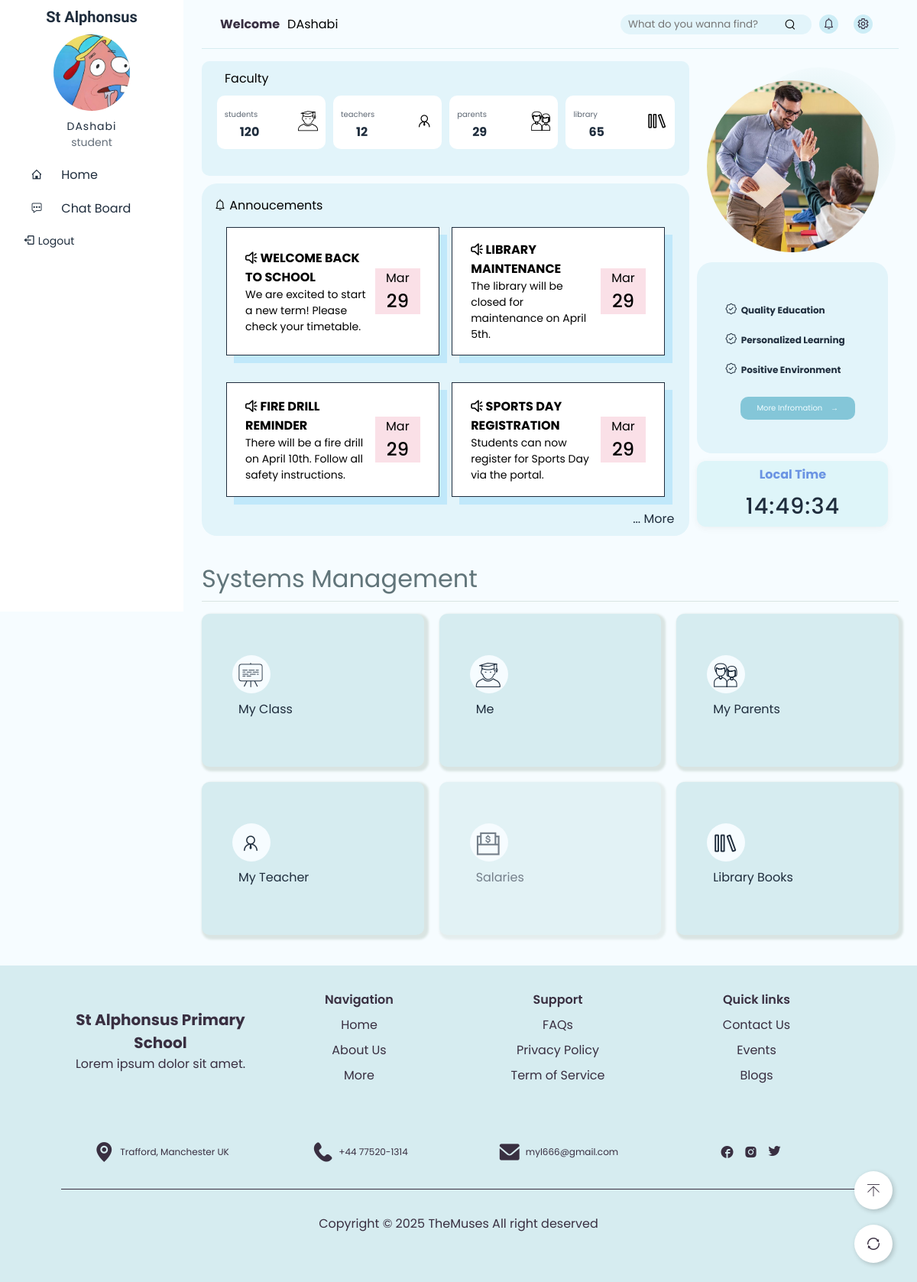
Screenshot of /user/index.php (signed in) with the database file from the repository.
### tables this page shows
CREATE TABLE `chat_board` (
  `chat_id` int(11) NOT NULL,
  `user_id` int(11) NOT NULL,
  `type` enum('message','annoucement') DEFAULT 'message',
  `title` varchar(30) DEFAULT NULL,
  `content` text NOT NULL,
  `created_date` datetime DEFAULT current_timestamp()
);

### user/index.php (the view, shortened to what this page needs)
<?php
 require "../config/db.php";
?>
<!DOCTYPE html>
<html lang="en">
<?php
    require "./common/head.php"
?>
<body>
    <main>
    <?php require "./common/slidebar.php" ?>
        <div class="container">
            <?php
            require "./common/header.php";
            ?>
            <div class="part">
                <div class="part-left">
                    <div class="dash-shell">
                        <span class="d-title">Faculty</span>
                        <div class="dashboard">
                            <?php
                            $table=[
                                'students'=>"student_id",
                                'teachers'=>"teacher_id",
                                'parents'=>"parents_id",
                                'library'=>"book_id"
                            ];
                            $icons=['icon-Student','icon-teacher_basic','icon-parents','icon-library'];
                            $index=0;
                            foreach($table as $k=> $v){
                                $stmt=$conn->prepare("SELECT count($v) as `number` from $k");
                                $stmt->execute();
                                $number=$stmt->fetch(PDO::FETCH_ASSOC);
                                if($number){
                            ?>
                            <div class="dash-box">
                                <div class="left">
                                    <span><?php echo $k?></span>
                                    <p><?php echo $number['number'] ?></p>
                                </div>
                                <div class="right">
                                    <i class="iconfont <?php echo $icons[$index]; ?>"></i>
                                </div>
                            </div>
                            <?php }
                            $index++;
                        }?>
                        </div>
                    </div>
                    <div class="announcement">
                        <div class="more">
                            <a href="./chat.php">... More</a>
                        </div>
                            <div class="a-title"><i class="iconfont icon-xiaoxi"></i> Annoucements</div>
                            <div class="shell">
                                <?php
                                    $stmt=$conn->prepare("
                                    SELECT
                                         * from chat_board as c
                                         JOIN user as u on c.user_id=u.id
                                         where `type`='annoucement'
                                         ORDER BY c.created_date DESC
                                         limit 4
                                         ");
                                    $stmt->execute();
                                    while($row=$stmt->fetch(PDO::FETCH_ASSOC)){ ?>
                                        <div class="card">
                                            <div class="left">
                                                <div class="card-title">
                                                    <i class="iconfont icon-gonggao"></i>
                                                    <span><?php echo htmlspecialchars($row['title'])?></span>
                                                </div>
                                                <div class="content">
                                                    <span><?php echo htmlspecialchars($row['content']) ?></span>
                                                </div>
                                            </div>
                                            <div class="card-right">
                                                <span><?php echo date('M', strtotime($row['created_date'])) ?></span>
                                                <span><?php echo date('d', strtotime($row['created_date'])) ?></span>
                                            </div>
                                        </div>
                               <?php } ?>
                            </div>
                    </div>
                </div>
                <div class="intro">
                    <div class="left">
                        <img src="../public/img/teachers.jpg" alt="teacher & student">
                    </div>
                    <div class="right">
                        <div class="sentence">
                            <i class="iconfont icon-dagou-4"></i>
                            <p>Quality Education</p>
                        </div>
                        <div class="sentence">
                            <i class="iconfont icon-dagou-4"></i>
                            <p>Personalized Learning</p>
                        </div>
                        <div class="sentence">
                            <i class="iconfont icon-dagou-4"></i>
                            <p>Positive Environment</p>
                        </div>
                        <button>More Infromation &nbsp;&nbsp;&nbsp;→</button>
                    </div>
                    <div class="time-card">
                      <h4> Local Time</h4>
                      <div id="clock">--:--:--</div>
                    </div>
                </div>
            </div>
            <div class="boxes">
                <div class="title">Systems Management</div>
                <div class="shell">
                    <div class="box">
                        <i class="iconfont icon-banjiketang"></i>
                        <span id="myClass">Classes</span>
                    </div>
                    <div class="box ">
                        <i class="iconfont icon-Student"></i>
                        <span id="kids">Pupils</span>
                    </div>
                    <div class="box ">
                        <i class="iconfont icon-parents"></i>
                        <span id="myParents">Parents/Guardians</span>
                    </div>
                    <div class="box ">
                        <i class="iconfont icon-teacher_basic"></i>
                        <span id="myTeacher">Teachers</span>
                    </div>
                    <div class="box ">
                        <i class="iconfont icon-gongzi"></i>
                        <span id="mySalaries">Salaries</span>
                    </div>
                    <div class="box ">
                        <i class="iconfont icon-library"></i>
                        <span>Library Books</span>
                    </div>
                </div>
            </div>
        </div>
    </main>
    <?php
        require "./common/footer.php";
    ?>
</body>
</html>

### public/css/index.css (style rules this page uses)
main { min-height:80vh; width: 100vw; display: flex; position: relative; margin-bottom: 2rem; }
main .container { width: 80%; display: flex; flex-direction: column; justify-content: center; align-items: center; padding-top: 0; }
.dash-shell { width: 100%; height: 150px; padding: 10px; border-radius: 10px; background-color: rgb(226, 244, 250); }
.dashboard { width: 100%; display: flex; justify-content: center; align-items: center; gap: 10px; margin-top: 10px; }
.d-title { width: 100%; height: 20px; margin-left: 20px; }
.dash-box { display: flex; height: 70px; align-items: center; justify-content: space-between; border-radius: 10px; background-color: #fff; min-width: 100px; width: 23%; padding: 10px; }
.dash-box .left>p { font-weight: bold; color: #1F2D3D; margin-left: 20px; }
.dash-box .left>span { font-size: 10px; color: #1f2d3db8; }
.dash-box .right>i { font-size: 26px; }
.part { width: 100%; display: flex; margin-top: 1rem; }
.part-left { display: flex; flex-direction: column; margin-right: 10px; width: 70%; }
.intro { width: 250px; display: flex; flex-direction: column; justify-content: center; align-items: center; }
.intro .left,.intro .right { width: 250px; height: 250px; background-color: rgb(226, 244, 250); display: flex; justify-content: center; align-items: center; border-radius: 20px; }
.intro .left { position: relative; background-color: transparent; }
.intro .left img { object-fit: cover; width: 90%; border-radius: 50%; z-index: 1; }
.intro .right { flex-direction: column; align-items: center; padding-left: 5%; color: #1F2D3D ; justify-content: center; }
.sentence { display: flex; align-items: baseline; width: 80%; margin: 10px 0; }
.sentence>p { font-size: 12px; margin: 0 5px; font-weight: bold; }
.right>button { width: 150px; height: 30px; border-radius: 10px; border: none; background-color: rgb(132, 198, 216); margin-top: 1rem; transition: .3s ease; font-size: 10px; color: #f0fcff; }
.time-card { margin-top: 10px; width: 100%; background-color: rgb(222, 245, 249); border-radius: 12px; padding: 5px; box-shadow: 0 2px 10px rgba(0,0,0,0.05); text-align: center; font-family: 'Segoe UI', sans-serif; }
.time-card h4 { font-size: 1rem; color: rgb(107, 148, 227); margin-bottom: 0.5rem; }
#clock { font-size: 1.8rem; font-weight: 500; color: #1F2D3D; letter-spacing: 1px; }
.boxes { margin-top: 2rem; width: 100%; }
.title { font-size: 2rem; padding-bottom: 5px; border-bottom: #d9e4e2 solid 1px; margin-bottom: 1rem; color: #61757a; }
.shell { display: grid; grid-template-columns: repeat(3, 1fr); gap: 20px; }
.box { height: 200px; background-color: #d6ecf0; border-radius: 10px; padding: 3rem; display: flex; flex-direction: column; justify-content: center; align-items: flex-start; cursor: not-allowed; box-shadow: 3px 3px 3px 3px #d9e4e2; transition: ease .5s; z-index: 0; opacity: 0.6; color: #1F2D3D; }
.box>i { font-size: 2rem; position: relative; margin-bottom: 1rem; z-index: 1; }
.box>i::after { content: ''; height: 50px; width: 50px; background-color: rgb(246, 252, 255); border-radius: 50%; position: absolute; top: -10px; right: -10px; z-index: -1; }
.box.admin,.box.student,.box.teachers,.box.parents { cursor: pointer; opacity: 1; }
.announcement { height: auto; margin-top: 10px; border-radius: 20px; width: 100%; background-color: rgb(226, 244, 250); padding: 1rem; position: relative; }
.more { position: absolute; bottom: 10px; right: 20px; }
.more a { text-decoration: none; color: #1F2D3D; }
.announcement .shell { display: grid; grid-template-columns: repeat(2, 1fr); gap: 1rem; padding: 1rem; }
.announcement .card { width: 100%; border: 1px solid #1F2D3D; display: flex; align-items: center; padding: 10px; justify-self: center; min-height: 150px; background-color: #ffffff; box-shadow: 10px 10px 0px rgba(113, 201, 248, 0.3); padding: 1rem 1.5rem; margin-bottom: 1.2rem; transition: transform 0.2s ease; }
.announcement .card .left { width: 70%; margin-right: 10px; }
.announcement .content { font-size: 14px; }
.announcement .card-right { width: 60px; height: 60px; display: flex; flex-direction: column; align-items: center; background-color: rgb(250, 224, 231); }
.card-title { font-weight: bold; text-transform: uppercase; }
.announcement .card-right span:last-child { font-size: 1.5rem; font-weight: 500; }

### rows the page displays
chat_board: title "WELCOME BACK TO SCHOOL", content "We are excited to start a new term! Please check your timetable.", created_date "Mar", created_date "29"
chat_board: title "LIBRARY MAINTENANCE", content "The library will be closed for maintenance on April 5th.", created_date "Mar", created_date "29"
chat_board: title "FIRE DRILL REMINDER", content "There will be a fire drill on April 10th. Follow all safety instructions.", created_date "Mar", created_date "29"
chat_board: title "SPORTS DAY REGISTRATION", content "Students can now register for Sports Day via the portal.", created_date "Mar", created_date "29"

### other values shown
$_SESSION['username'] "DAshabi"
$_SESSION['role'] "student"
$k "students"
$number['number'] "120"
$k "teachers"
$number['number'] "12"
$k "parents"
$number['number'] "29"
$k "library"
$number['number'] "65"
